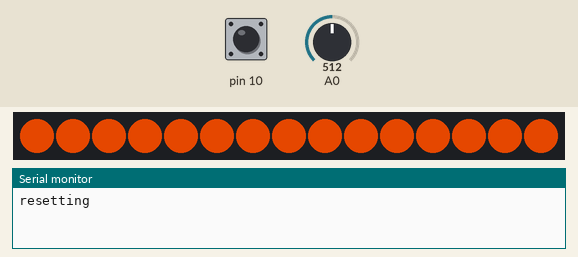
Recording of a sketch running on a simulated Arduino Uno, built with avr-gcc and run on an emulated ATmega328P. Shown: 15 RGB LEDs in strip order, left to right, the last lines printed to the serial monitor. The inputs (shaded band) are chosen by the test bench; at power-on: pin 10 HIGH, A0 = 512. Dim RGB values are drawn brighter than linear; colours are those a GRB WS2812 strip shows for the declared byte order; random numbers use the default seed unless the sketch sets one.

Above: at 1.2 s.
1.3 s: pin 10 driven LOW
At 1.69 s:
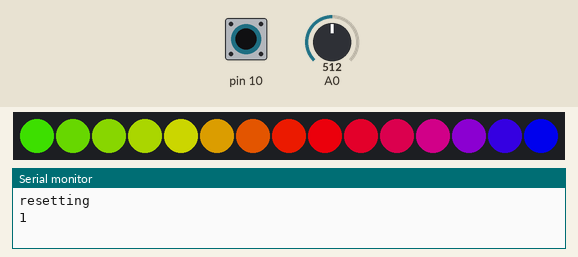
3.9 s: pin 10 pulsed HIGH 2 times (0.12 s each, 0.3 s apart)
At 4.46 s:
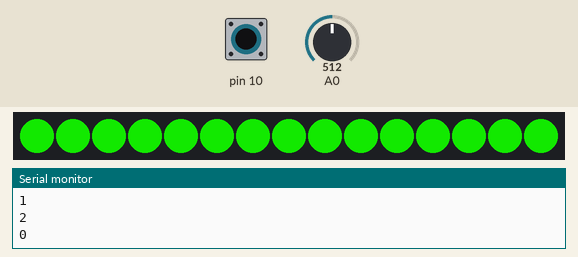
6.7 s: pin 10 pulsed HIGH 5 times (0.12 s each, 0.3 s apart)
At 8.17 s:
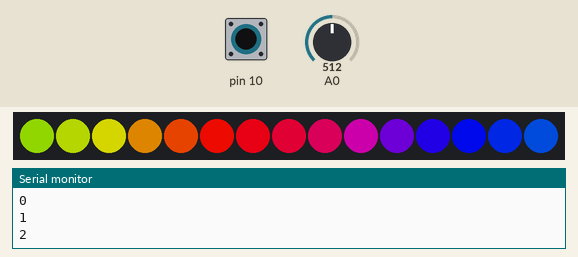
10.4 s: A0 set to 0
At 12.06 s:
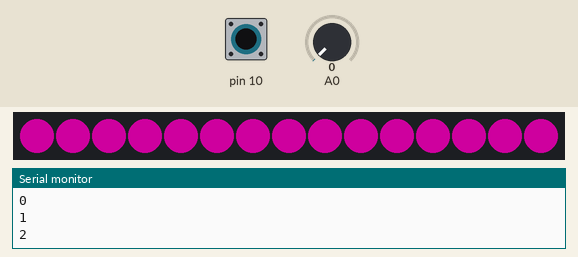
13.3 s: A0 set to 122
At 14.01 s:
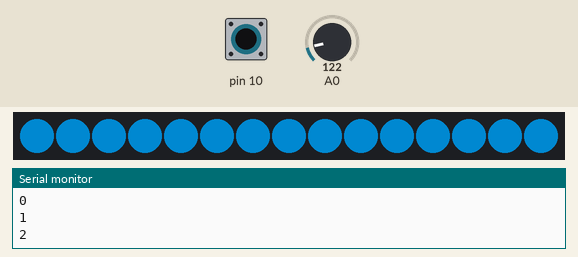
15.9 s: A0 set to 306
At 16.5 s:
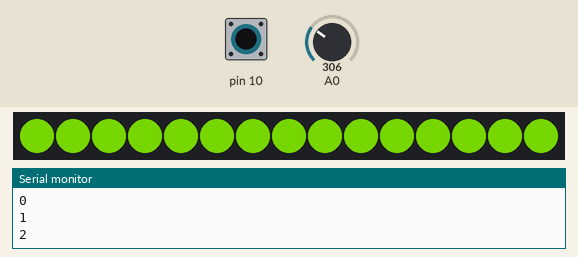

The sketch:

SmartTriangleClient.ino
```cpp
#include <FastLED.h>

// How many leds in your strip?
#define NUM_LEDS 15

// For led chips like Neopixels, which have a data line, ground, and power, you just
// need to define DATA_PIN.  For led chipsets that are SPI based (four wires - data, clock,
// ground, and power), like the LPD8806, define both DATA_PIN and CLOCK_PIN
#define DATA_PIN 4
#define CLOCK_PIN 13

// Define the array of leds
CRGB leds[NUM_LEDS];

void setup() {
  Serial.begin(9600);
  Serial.println("resetting");
  LEDS.addLeds<WS2813, DATA_PIN, RGB>(leds, NUM_LEDS);
  LEDS.setBrightness(200);
  pinMode(10, INPUT);
}

void fadeall() {
  for (int i = 0; i < NUM_LEDS; i++) {
    leds[i].nscale8(250);
  }
}

int displayMode = 0;
int d10Status = 0;
void loop() {
  if (digitalRead(10) == 0)
  {
    if (d10Status == 0)
    {
      displayMode++;
      displayMode %= 3;
      d10Status = 1;
      Serial.println(displayMode);
    }
  } else
  {
    d10Status = 0;
  }
  switch (displayMode)
  {
    case 0: showOne(); break;
    case 1: showTwo(); break;
    case 2: showThree(); break;
  }

}
void showOne()
{
  static uint8_t hue = 0;
//  Serial.print("x");
  for (int i = 0; i < NUM_LEDS; i++) {
    leds[i] = CHSV(hue, 255, 255);
  }
  hue++;
  FastLED.show();
  delay(10);
}
void showTwo()
{
  static uint8_t hue = 0;
//  Serial.print("x");
  for (int i = 0; i < NUM_LEDS; i++) {
    leds[i] = CHSV((hue + i*10) % 256, 255, 255);
  }
  hue++;
  FastLED.show();
  delay(10);
}
void showThree()
{
  static uint8_t hue = 0;
//  Serial.print("x");
  for (int i = 0; i < NUM_LEDS; i++) {
    leds[i] = CHSV(hue, 255, 255);
  }
  hue++;
  FastLED.show();
  randomSeed(analogRead(A0));
  delay(random(10,50));
}
```
